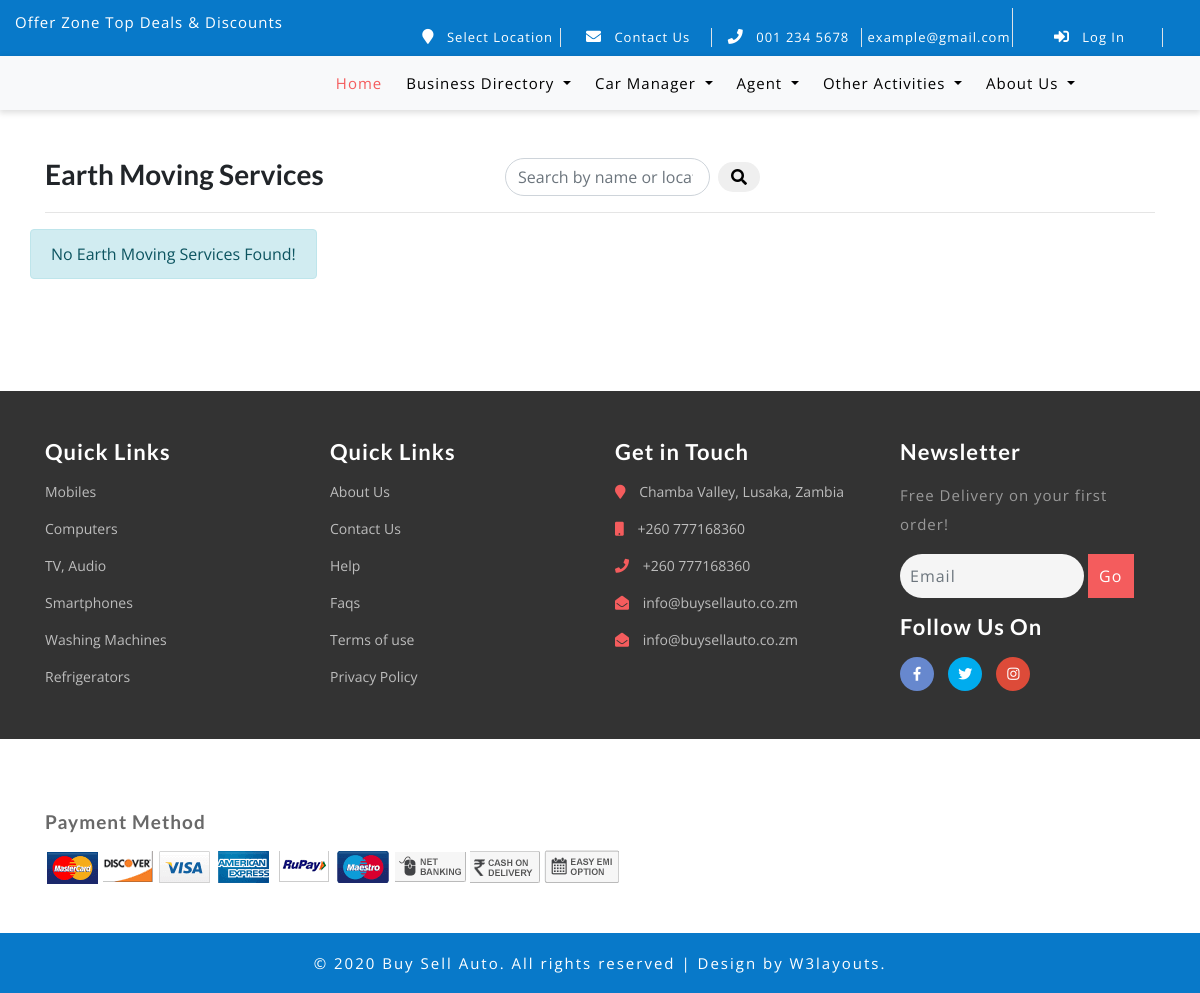
The app's page /earth-moving-services/, older data.
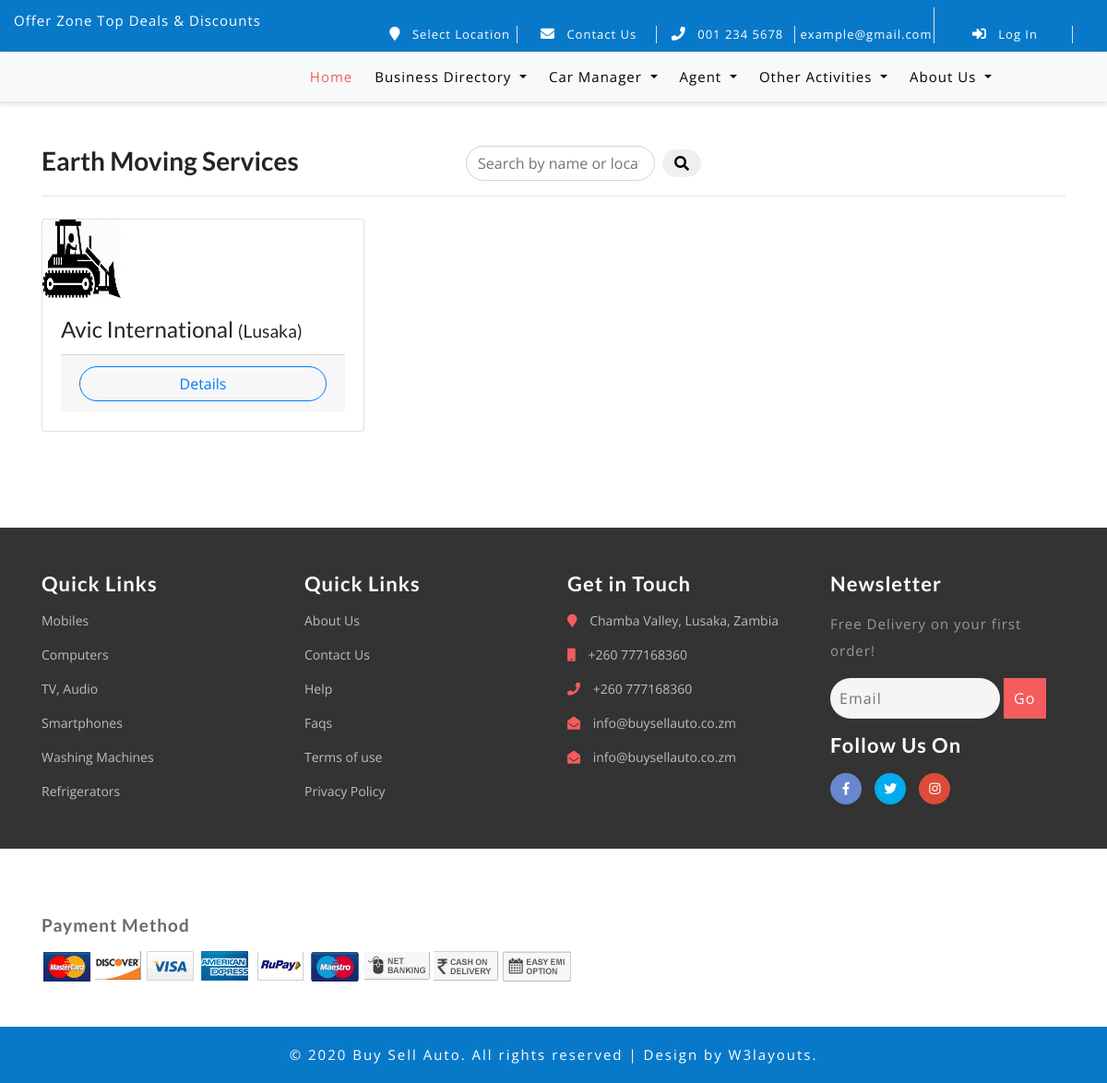
The same page, newer data.
### aboutus/models.py (models this page shows, shortened)
class CompanyContactDetails(models.Model):
    location = models.CharField('Company Location', max_length=1000, null=True, blank=True,)
    mobile = models.CharField('Mobile Phone Number', max_length=200, null=True, blank=True, help_text='(E.g) +260970000000')
    telephone = models.CharField('Telephone Number', max_length=200, null=True, blank=True, help_text='(E.g) +(0121) 121 122')
    emailaddress1 = models.CharField('Email Address1', max_length=200, null=True, blank=True, help_text='(E.g) info@example1.com')
    emailaddress2 = models.CharField('Email Address2', max_length=200, null=True, blank=True, help_text='(E.g) info@example1.com')
    class Meta:
        verbose_name = 'Company Contact Detail'
        verbose_name_plural = 'Company Contact Details'

class CompanySocialMediaLinks(models.Model):
    facebook = models.URLField('Facebook Page Url', null=True, blank=True)
    twitter = models.URLField('Twitter Page Url', null=True, blank=True)
    instagram = models.URLField('Instagram Page Url', null=True, blank=True)
    class Meta:
        verbose_name = 'Company Social Media Link'
        verbose_name_plural = 'Company Social Media Links'

### businessdirectory/models.py (models this page shows, shortened)
class EarthMoving(models.Model):
    name = models.CharField("name", max_length=200)
    slug = models.SlugField(unique=True, default='', db_index=True)
    city = models.ForeignKey(Location, verbose_name='City/Town', default='', on_delete=models.CASCADE)
    location = models.CharField('Location', max_length=200, )
    picture = models.ImageField(upload_to='fillingstation/%Y/%m/%d', null=True, blank=True)
    coordinates = models.CharField('Coordinates', null=True, blank=True, max_length=200, default='',
                                   help_text='Check name of the place on google maps or can use latitude and longitude (lati,longi)')
    contact = models.CharField('Contact', max_length=200, null=True, blank=True)
    website_link = models.URLField(null=True, blank=True, help_text='Optional')
    def picture_tag(self):
        if self.picture:
            return mark_safe('<img src="%s" style="width: 50px; height: 50px;"/>' % self.picture.url)
        else:
            return 'No image found!'
    picture_tag.short_description = 'Image'
    class Meta:
        verbose_name_plural = 'Earth Moving Services'

### businessdirectory/views.py (the view)
# urls.py: path('earth-moving-services/', views.earth_moving_list, name='earth_movings_list'),
def earth_moving_list(request):
    earth_movings = EarthMoving.objects.all()
    companycontactdetails = CompanyContactDetails.objects.all()
    companysocialmedialinks = CompanySocialMediaLinks.objects.all()
    location = Location.objects.all()
    event_types = EventType.objects.all()
    clearing_agents = Agent.objects.filter(agent_type__agent_type='Clearing Agent')
    keywords = request.GET.get('q')
    if keywords:
        earth_movings = earth_movings.filter(
            Q(name__icontains=keywords) | Q(location__icontains=keywords) |
            Q(city__location_name__icontains=keywords))
    return render(request, 'businessdirectory/earth_moving/earth_moving_list.html',
                  {
                      'earth_movings': earth_movings,
                      'keywords': keywords,
                      'companycontactdetails': companycontactdetails,
                      'companysocialmedialinks': companysocialmedialinks,
                      'location': location,
                      'event_types': event_types,
                      'clearing_agents': clearing_agents,
                  })

### store/models.py (called while the page is built)
    def __str__(self):
        return self.event_name

### store/templates/businessdirectory/earth_moving/earth_moving_list.html (shortened to what this page needs)
{% extends 'store/base.html' %}
{% load static %}
{% block content %}
    <div class="container">
        <div class="header row inline-group">
            <h3 class="col-sm-5 font-weight-bold pull-left">Earth Moving Services</h3>
            <form class="form-inline" action="{% url 'earth_movings_list' %}" method="GET">
                {% if keywords %}
                    <input class="form-control mr-sm-2" name="q" value="{{ keywords }}" type="search"
                           placeholder="Search by name or location"
                           aria-label="Search" required>
                {% else %}
                    <input class="form-control mr-sm-2" name="q" type="search"
                           placeholder="Search by name or location"
                           aria-label="Search" required>
                {% endif %}
                <button class="btn my-2 my-sm-0 fa fa-search" type="submit"></button>
            </form>
        </div>
        <hr>
        <div class="row">
            {% for earth_moving in earth_movings %}
                <div class="col-sm-4 py-2">
                    <div class="card h-100 text-black-50">
                        {% if earth_moving.picture %}
                            <img class="card-img-top img-fluid img-responsive" alt="Product"
                                 src="{{ earth_moving.picture.url }}"/>
                        {% else %}
                            <img class="card-img-top img-fluid img-responsive" alt="Product"
                                 src="{% static 'img/earth_moving_thumbnail.webp' %}"
                            style="height: 85px; width: 85px;"/>
                        {% endif %}
                        <div class="card-body justify-content-center">
                            <h4 class="card-title">
                                {{ earth_moving.name | capfirst }} <small class="card-text"> ({{ earth_moving.location }})</small>
                            </h4>
                            <div class="card-footer">
                                <a title="Click to view Map"
                                   href="{% url 'earth_moving_detail' earth_moving.slug %}"
                                   class="btn btn-block btn-outline-primary">Details</a>
                            </div>
                        </div>
                    </div>
                </div>
            {% empty %}
                <center>
                    <div class="alert alert-info justify-content-center">No Earth Moving Services Found!</div>
                </center>
            {% endfor %}
        </div>
    </div>
{% endblock %}

### store/templates/store/base.html (shortened to what the changed rows need)
{% load static %}
<!DOCTYPE html>
<html lang="en">
<head>
    <link href="{% static 'store/css/bootstrap.css' %}" rel="stylesheet" type="text/css" media="all"/>
    <link href="{% static 'store/css/style.css' %}" rel="stylesheet" type="text/css" media="all"/>
    <link href="{% static 'store/css/other/styles.css' %}" rel="stylesheet" type="text/css" media="all"/>
    <link rel="stylesheet" href="{% static 'store/css/fontawesome-all.css' %}">
    <link href="{% static 'store/css/popuo-box.css' %}" rel="stylesheet" type="text/css" media="all"/>
    <link href="{% static 'store/css/menu.css' %}" rel="stylesheet" type="text/css" media="all"/>
</head>
<body>
{% block topheader %}
    <br><br>
{% endblock %}
{% block content %}
{% endblock %}
</body>
{% block footer %}
    <footer>
        <div class="w3l-middlefooter-sec">
            <div class="container py-md-5 py-sm-4 py-3">
                <div class="row footer-info w3-agileits-info">
                    <div class="col-md-3 col-sm-6 footer-grids mt-md-0 mt-4">
                        <ul>
                            {% for companycontactdetail in companycontactdetails %}
                                <li class="mb-3">
                                    <i class="fas fa-map-marker"></i> {{ companycontactdetail.location }}
                                </li>
                                <li class="mb-3">
                                    <i class="fas fa-mobile"></i> {{ companycontactdetail.mobile }}
                                </li>
                                <li class="mb-3">
                                    <i class="fas fa-phone"></i> {{ companycontactdetail.telephone }}
                                </li>
                                <li class="mb-3">
                                    <i class="fas fa-envelope-open"></i>
                                    <a href="mailto:example@mail.com"> {{ companycontactdetail.emailaddress1 }}</a>
                                </li>
                                <li>
                                    <i class="fas fa-envelope-open"></i>
                                    <a href="mailto:example@mail.com"> {{ companycontactdetail.emailaddress2 }}</a>
                                </li>
                            {% endfor %}
                        </ul>
                    </div>
                    <div class="col-md-3 col-sm-6 footer-grids w3l-agileits mt-md-0 mt-4">
                        <div class="footer-grids  w3l-socialmk mt-3">
                            <div class="social">
                                <ul>
                                    {% for socialmedialink in companysocialmedialinks %}
                                        <li>
                                            <a class="icon fb" href="{{ socialmedialink.facebook }}">
                                                <i class="fab fa-facebook-f"></i>
                                            </a>
                                        </li>
                                        <li>
                                            <a class="icon tw" href="{{ socialmedialink.twitter }}">
                                                <i class="fab fa-twitter"></i>
                                            </a>
                                        </li>
                                        <li>
                                            <a class="icon gp" href="{{ socialmedialink.instagram }}">
                                                <i class="fab fa-instagram"></i>
                                            </a>
                                        </li>
                                    {% endfor %}
                                </ul>
                            </div>
                        </div>
                    </div>
                </div>
            </div>
        </div>
    </footer>
{% endblock %}
</html>

Row changes from the older to the newer data that the page shows:
added EarthMoving: name "Avic International", location "Lusaka"
Text that changed along with them:
text no longer shown: "No Earth Moving Services Found!"
